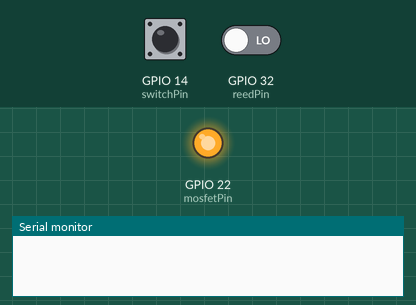
This program was run on a simulated ESP32. On the bench: output pins drawn as LEDs (lit = HIGH), the last lines printed to the serial monitor. The test bench sets the inputs (shaded band); at power-on: GPIO 32 (reedPin) LOW, GPIO 14 (switchPin) LOW.

Above: at 1.2 s.
1.3 s: GPIO 32 (reedPin) driven HIGH
At 2.65 s:
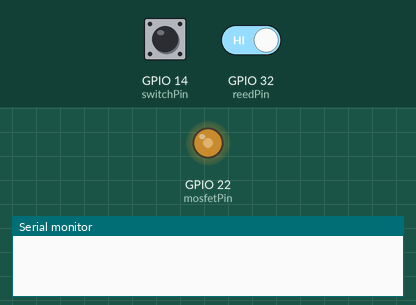
4.3 s: GPIO 14 (switchPin) pulled HIGH for 0.15 s
At 4.8 s:
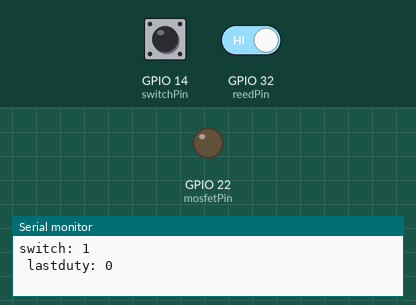
6.0 s: GPIO 14 (switchPin) pulled HIGH for 1 s
At 7.3 s:
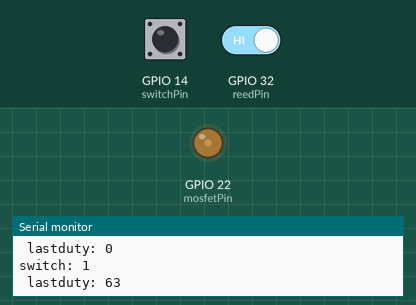
Timing chart, 0 to 9.0 s (numbered marks = the images above; inputs shaded):
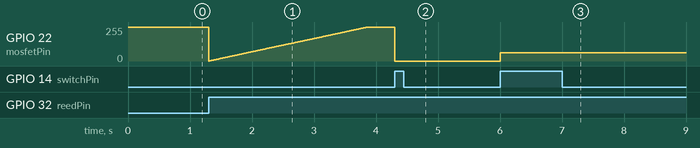

Measured:
- after the input at 4.3 s, GPIO 22 (mosfetPin): 255/255 → 0/255 at once
- after the input at 6.0 s, GPIO 22 (mosfetPin): 0/255 → 63/255 at once

The program:

main.cpp
```cpp
#include <Arduino.h>

//Pinout
const int reedPin = 32;
const int mosfetPin = 22;
const int switchPin = 14;

//Global variables
int lastDuty = 255;
bool previousSwitchState = LOW;
bool previousReedState = LOW;
unsigned long lightOnTime;
bool timedOut;

void setup()
{
  Serial.begin(115200);  //[for on screen outputs]

  //Assign pins using internal pulldown resistor (to avoid floating state)
  pinMode(reedPin, INPUT_PULLDOWN);
  pinMode(switchPin, INPUT_PULLDOWN);

  //PWM setup (800hz to avoid audible PWM noise and visible light flickering)
  ledcSetup(0, 800, 8);
  ledcAttachPin(mosfetPin, 0);
  ledcWrite(0, 255);
}

void loop()
{
  //Input pins definition
  bool currentSwitchState = digitalRead(switchPin);
  bool reedState = digitalRead(reedPin);

  //Push button switch edge detection to change luminosity setting
  if((currentSwitchState != previousSwitchState) && (currentSwitchState == 1))
  {
    if(lastDuty < 250)
    {
      lastDuty += (255*0.25);
      if(reedState != LOW)      //[important for instant feedback -> without it, lumnosity
                                // only changes when the dimming loops run vvv]
      {
        ledcWrite(0,lastDuty);
      }
    }
    else
    {
      lastDuty = 0;             //[]
      if(reedState != LOW)      //[important for instant feedback -> without it, lumnosity
                                // only changes when the dimming loops run vvv]
      {
        ledcWrite(0,lastDuty);
      }
    }
    delay(200); //[adds delay to debounce push button switch]

    //Outputs lumonosity (when connected to a computer)
    Serial.print("switch: "); Serial.print(currentSwitchState);
    Serial.print("\n lastduty: "); Serial.print(lastDuty); Serial.print("\n\n");
  }

  previousSwitchState = currentSwitchState;

  //Reed switch edge detection to dim in
  if((previousReedState == LOW) && reedState)
  {
    lightOnTime = millis();
    for(int i = 0; i <= lastDuty; i++)
    {
      ledcWrite(0, i);
      delay(10);
    }
    previousReedState = HIGH;
    timedOut = false;
  }

  //Reed switch edge detection to dim out
  if((previousReedState == HIGH) && !reedState)
  {
    for(int i = lastDuty; i >= 0; i--)
    {
      ledcWrite(0, i);
      delay(10);
    }
    previousReedState = LOW;
  }

  //Timeout logic (10min)
  if(reedState && (timedOut == false))
  {
    if((millis() - lightOnTime) >= 600000)
    {
      for(int i = lastDuty; i >= 0; i--)
      {
        ledcWrite(0, i);
        delay(10);
      }
      timedOut = true;
    }
  }
}
```
